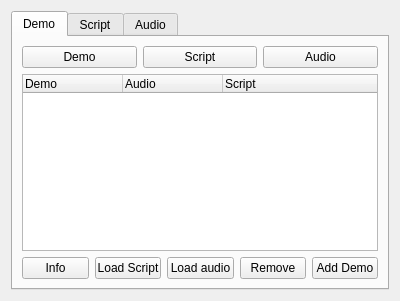
<?xml version="1.0" encoding="UTF-8"?>
<ui version="4.0">
 <class>dataLoaded</class>
 <widget class="QWidget" name="dataLoaded">
  <property name="geometry">
   <rect>
    <x>0</x>
    <y>0</y>
    <width>400</width>
    <height>301</height>
   </rect>
  </property>
  <property name="windowTitle">
   <string>Form</string>
  </property>
  <layout class="QVBoxLayout" name="verticalLayout">
   <item>
    <widget class="QTabWidget" name="assetsTabs">
     <property name="minimumSize">
      <size>
       <width>362</width>
       <height>0</height>
      </size>
     </property>
     <property name="maximumSize">
      <size>
       <width>410</width>
       <height>16777215</height>
      </size>
     </property>
     <property name="mouseTracking">
      <bool>false</bool>
     </property>
     <property name="layoutDirection">
      <enum>Qt::LeftToRight</enum>
     </property>
     <property name="autoFillBackground">
      <bool>false</bool>
     </property>
     <property name="tabPosition">
      <enum>QTabWidget::North</enum>
     </property>
     <property name="tabShape">
      <enum>QTabWidget::Rounded</enum>
     </property>
     <property name="currentIndex">
      <number>0</number>
     </property>
     <property name="usesScrollButtons">
      <bool>false</bool>
     </property>
     <property name="documentMode">
      <bool>false</bool>
     </property>
     <property name="tabsClosable">
      <bool>false</bool>
     </property>
     <property name="movable">
      <bool>false</bool>
     </property>
     <property name="tabBarAutoHide">
      <bool>false</bool>
     </property>
     <widget class="QWidget" name="demoList">
      <property name="sizePolicy">
       <sizepolicy hsizetype="Expanding" vsizetype="Expanding">
        <horstretch>0</horstretch>
        <verstretch>0</verstretch>
       </sizepolicy>
      </property>
      <attribute name="title">
       <string>Demo</string>
      </attribute>
      <attribute name="toolTip">
       <string>Demo information</string>
      </attribute>
      <layout class="QVBoxLayout" name="verticalLayout_11">
       <item>
        <layout class="QVBoxLayout" name="verticalLayout_12">
         <item>
          <layout class="QHBoxLayout" name="horizontalLayout_10">
           <item>
            <widget class="QPushButton" name="browseDemoBtn">
             <property name="text">
              <string>Demo</string>
             </property>
            </widget>
           </item>
           <item>
            <widget class="QPushButton" name="browseScriptBtn">
             <property name="text">
              <string>Script</string>
             </property>
            </widget>
           </item>
           <item>
            <widget class="QPushButton" name="browseAudioBtn">
             <property name="text">
              <string>Audio</string>
             </property>
            </widget>
           </item>
          </layout>
         </item>
        </layout>
       </item>
       <item>
        <widget class="QTreeWidget" name="demoListTreeWidget">
         <column>
          <property name="text">
           <string>Demo</string>
          </property>
         </column>
         <column>
          <property name="text">
           <string>Audio</string>
          </property>
         </column>
         <column>
          <property name="text">
           <string>Script</string>
          </property>
         </column>
        </widget>
       </item>
       <item>
        <layout class="QHBoxLayout" name="horizontalLayout_11">
         <item>
          <widget class="QPushButton" name="infoBtn">
           <property name="text">
            <string>Info</string>
           </property>
          </widget>
         </item>
         <item>
          <widget class="QPushButton" name="loadScriptBtn">
           <property name="text">
            <string>Load Script</string>
           </property>
          </widget>
         </item>
         <item>
          <widget class="QPushButton" name="loadAudioBtn">
           <property name="text">
            <string>Load audio</string>
           </property>
          </widget>
         </item>
         <item>
          <widget class="QPushButton" name="removeDemoBtn">
           <property name="text">
            <string>Remove</string>
           </property>
          </widget>
         </item>
         <item>
          <widget class="QPushButton" name="addDemoBtn">
           <property name="text">
            <string>Add Demo</string>
           </property>
          </widget>
         </item>
        </layout>
       </item>
      </layout>
     </widget>
     <widget class="QWidget" name="scriptOverviewTab">
      <attribute name="title">
       <string>Script</string>
      </attribute>
      <layout class="QVBoxLayout" name="verticalLayout_13">
       <item>
        <widget class="QListWidget" name="scriptListTreeWidget"/>
       </item>
      </layout>
     </widget>
     <widget class="QWidget" name="audioOverviewTab">
      <attribute name="title">
       <string>Audio</string>
      </attribute>
      <layout class="QVBoxLayout" name="verticalLayout_15">
       <item>
        <widget class="QListWidget" name="audioListTreeWidget"/>
       </item>
      </layout>
     </widget>
    </widget>
   </item>
  </layout>
 </widget>
 <resources/>
 <connections/>
</ui>
